Frame 1 (no input): blank canvas, image omitted
Frame 60 (the mouse pressed at the canvas centre just before this capture): blank canvas, image omitted
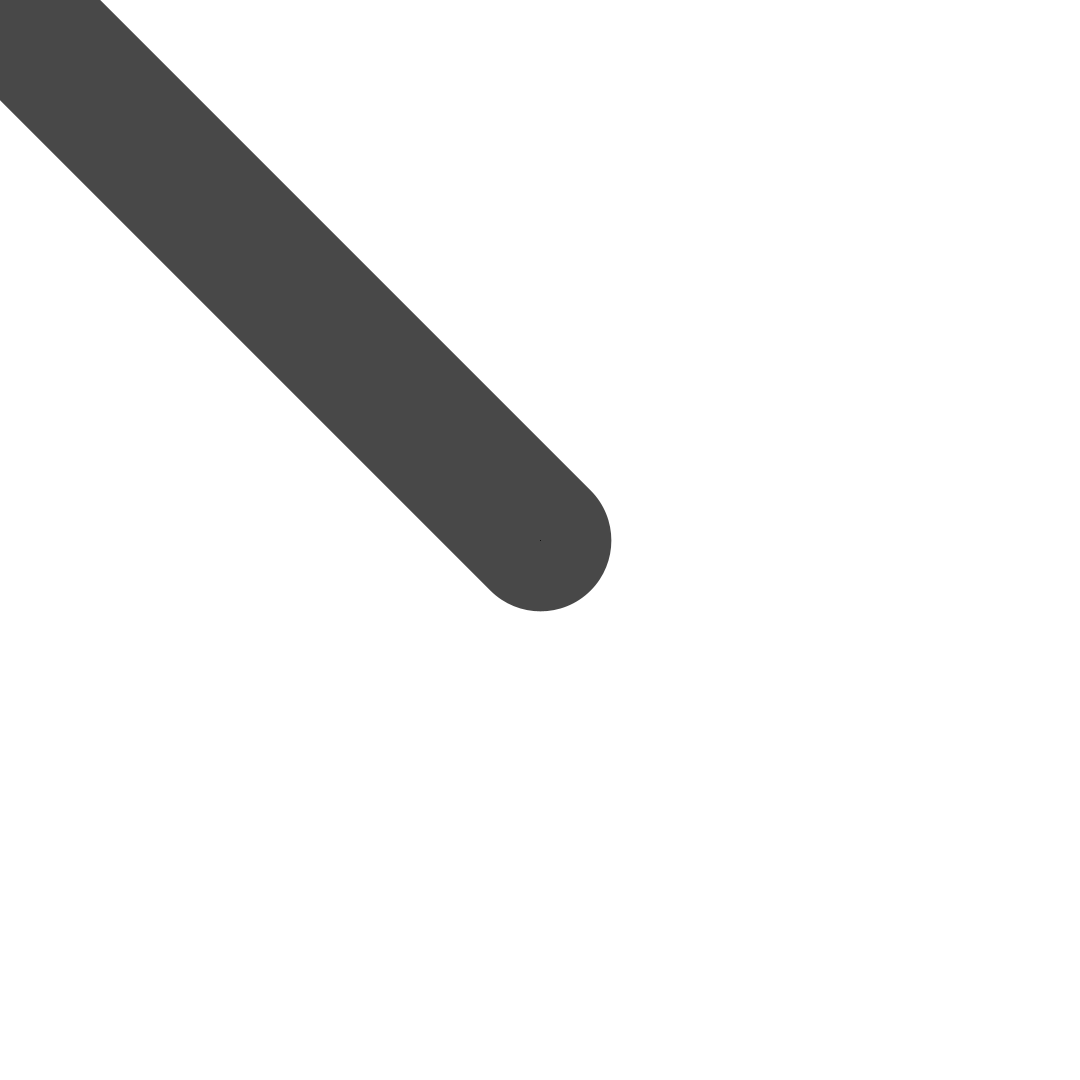
Frame 120 (the mouse held since frame 60 and released just before this capture)

The Processing sketch whose frames 1 and 60 were blank and that drew this single picture after the mouse press (run headless with seeded random() and noise(); from frame 60 on, the mouse is pressed at the canvas centre):

// Processing sketch: week09_alptugan_cheapTricks_02
// ── week09_alptugan_cheapTricks_02.pde
float thickness;
float mappedThck;
float mappedAlpha;

// simple drawing app
void setup() {
    size(1080,1080);
    surface.setLocation(0, 0);
    background(255);
    thickness = 1;
    mappedAlpha = 0;
}



void draw() {
  thickness = dist(mouseX, mouseY, pmouseX, pmouseY);
  mappedThck = map(thickness, 0, width, 1, 200);
  
  mappedAlpha = map(thickness, 0, width, 10, 255);
  if(mousePressed == true) {
    stroke(0,mappedAlpha); 
  }else{
    stroke(255,mappedAlpha);
  }
  
  
  strokeWeight(mappedThck);
  line(mouseX, mouseY, pmouseX, pmouseY);
}
